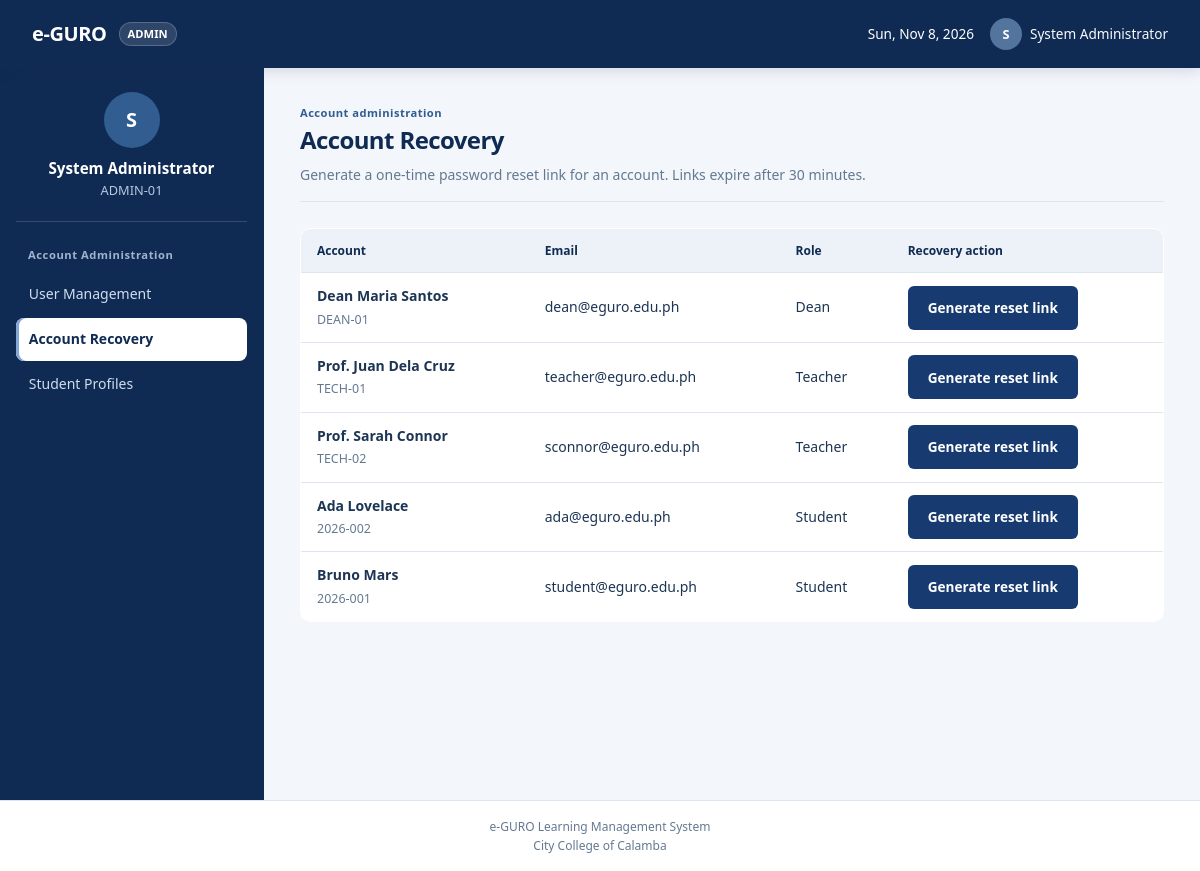
The page /admin/recover_accounts.php (signed in) on the database its author committed.
### tables this page shows
CREATE TABLE IF NOT EXISTS `users` (
    `id` INT AUTO_INCREMENT PRIMARY KEY,
    `user_code` VARCHAR(50) NOT NULL UNIQUE,
    `full_name` VARCHAR(150) NOT NULL,
    `email` VARCHAR(150) NOT NULL UNIQUE,
    `password` VARCHAR(255) NOT NULL,
    `role` ENUM('admin', 'dean', 'teacher', 'student') NOT NULL,
    `created_at` DATETIME DEFAULT CURRENT_TIMESTAMP
);

### includes/functions.php (called while the page is built, shortened)
<?php
function e($value): string
{
    return htmlspecialchars((string) $value, ENT_QUOTES, 'UTF-8');
}

### includes/auth.php (called while the page is built, shortened)
<?php
function current_user(): ?array
{
    if (!empty($_SESSION['user'])) {
        return $_SESSION['user'];
    }
    return null;
}
function require_login(): array
{
    $user = current_user();
    return $user;
}
function require_role(string $role): array
{
    return requireRole($role);
}
function requireRole(string $role): array
{
    $user = require_login();
    return $user;
}

### admin/recover_accounts.php (the view, shortened to what this page needs)
<?php
require_once __DIR__ . '/../includes/auth.php';
require_once __DIR__ . '/../includes/functions.php';
$user = require_role('admin');
$pdo = Database::connect();
$stmt = $pdo->prepare(
    'SELECT id, user_code, full_name, email, role
     FROM users
     WHERE id <> ?
     ORDER BY role, full_name'
);
$stmt->execute([$user['id']]);
$accounts = $stmt->fetchAll();
$basePath = '../';
$activePage = 'recovery';
include __DIR__ . '/../includes/header.php';
include __DIR__ . '/../includes/sidebar.php';
?>
<main class="main-content">
    <div class="page-header">
        <p class="eyebrow">ACCOUNT ADMINISTRATION</p>
        <h2>Account Recovery</h2>
        <p>Generate a one-time password reset link for an account. Links expire after 30 minutes.</p>
    </div>
    <section class="account-recovery-list" aria-label="Accounts">
        <div class="table-responsive">
            <table class="data-table">
                <thead><tr><th>Account</th><th>Email</th><th>Role</th><th>Recovery action</th></tr></thead>
                <tbody>
                <?php foreach ($accounts as $account): ?>
                    <tr>
                        <td><strong><?= e($account['full_name']) ?></strong><br><span class="muted"><?= e($account['user_code']) ?></span></td>
                        <td><?= e($account['email']) ?></td>
                        <td><?= e(ucfirst($account['role'])) ?></td>
                        <td>
                            <form method="post" action="../actions/account_recovery_action.php">
                                <button class="btn btn-outline btn-sm" type="submit">Generate reset link</button>
                            </form>
                        </td>
                    </tr>
                <?php endforeach; ?>
                </tbody>
            </table>
        </div>
    </section>
</main>
<?php include __DIR__ . '/../includes/footer.php'; ?>

### includes/header.php (shortened to what this page needs)
<?php
$basePath  = $basePath ?? '../';
$user      = $user ?? current_user();
$avatarInitial = strtoupper(substr((string) ($user['name'] ?? 'U'), 0, 1));
?>
<!DOCTYPE html>
<html lang="en">
<head>
    <link rel="stylesheet" href="<?= e($basePath) ?>assets/css/style.css?v=<?= (int) filemtime(__DIR__ . '/../assets/css/style.css') ?>">
</head>
<body>
<header class="topbar">
    <div class="brand-area">
        <h1><a class="brand-home" href="<?= e($basePath) ?>index.php">e-GURO</a></h1>
        <span class="brand-badge"><?= e(strtoupper($user['role'] ?? 'LMS')) ?></span>
    </div>
    <div class="header-right">
        <span><?= e(date('D, M j, Y')) ?></span>
        <details class="profile-dropdown">
            <summary>
                <span class="user-avatar" aria-hidden="true"><?= e($avatarInitial) ?></span>
                <span><?= e($user['name'] ?? 'User') ?></span>
            </summary>
        </details>
    </div>
</header>
<div class="layout-container">

### includes/sidebar.php
<?php
$activePage   = $activePage ?? 'dashboard';
$basePath     = $basePath ?? '../';
$user         = $user ?? current_user();
$role         = strtolower($user['role'] ?? 'student');
$avatarInitial = strtoupper(substr((string) ($user['name'] ?? 'U'), 0, 1));
$classContext = $classContext ?? null;
$activeTab    = $activeTab ?? null;
$menus = [
    'admin' => [
        'Account Administration' => [
            'accounts' => ['User Management', $basePath . 'admin/dashboard.php'],
            'recovery' => ['Account Recovery', $basePath . 'admin/recover_accounts.php'],
            'student-profiles' => ['Student Profiles', $basePath . 'admin/student_profiles.php'],
        ]
    ],
    'dean' => [
        'School Communications' => [
            'announcements' => ['Announcements', $basePath . 'admin/manage_announcements.php'],
            'calendar' => ['School Events', $basePath . 'admin/calendar.php'],
        ]
    ],
    'teacher' => [
        'Teacher Management' => [
            'dashboard' => ['Overview',          $basePath . 'teacher/dashboard.php'],
            'classes'   => ['My Classes',        $basePath . 'teacher/my-classes.php'],
            'students'  => ['Student List',      $basePath . 'teacher/students.php'],
            'calendar'  => ['Academic Calendar', $basePath . 'teacher/calendar.php'],
            'assignments' => ['Assignments', $basePath . 'teacher/assignments.php'],
            'quizzes' => ['Quiz Builder', $basePath . 'teacher/quizzes.php'],
            'materials' => ['Learning Materials', $basePath . 'teacher/learning-materials.php'],
            'profile' => ['My Profile', $basePath . 'teacher/teacher-profile.php'],
            'settings' => ['Settings', $basePath . 'teacher/settings.php'],
        ]
    ],
    'student' => [
        'Academic Core' => [
            'dashboard'    => ['Dashboard',      'dashboard.php'],
            'todo'         => ['To Do List',     'todo.php'],
            'my-class'     => ['My Classes',     'my-class.php'],
            'quizzes'      => ['Quizzes',        'quizzes.php'],
            'grade-report' => ['Grade Report',   'grade-report.php'],
        ],
        'Information & Resources' => [
            'student-info' => ['Student Profile', 'student-info.php'],
            'calendar'     => ['Calendar',        'calendar.php'],
            'oer'          => ['OER Library',     'oer.php'],
            'privacy'      => ['Privacy Policy',  'privacy.php'],
        ]
    ]
];
$currentMenu = $menus[$role] ?? $menus['student'];
?>
<nav class="sidebar" aria-label="<?= e(ucfirst($role)) ?> navigation">
    <div class="sidebar-profile">
        <span class="user-avatar user-avatar-large" aria-hidden="true"><?= e($avatarInitial) ?></span>
        <h3><?= e($user['name'] ?? 'User Name') ?></h3>
        <p><?= e($user['student_id'] ?? $user['user_code'] ?? 'ID: 2026-0001') ?></p>
    </div>
    <?php if ($role === 'student' && $classContext): ?>
        <div class="sidebar-back-link">
            <a href="dashboard.php" class="btn-sidebar-back">Back to Dashboard</a>
        </div>
        <div class="nav-section-title">
            <?= e($classContext['subject']) ?>
            <span class="nav-section-subtitle"><?= e($classContext['section']) ?></span>
        </div>
        <ul>
            <?php
            $classTabs = [
                'overview'      => 'Course Overview',
                'lessons'       => 'Lessons',
                'assessments'   => 'Assessments',
                'progress'      => 'Progress',
                'colleagues'    => 'Classmates',
                'announcements' => 'Announcements',
            ];
            foreach ($classTabs as $tabKey => $tabLabel):
            ?>
                <li>
                    <a href="class-details.php?id=<?= (int) $classContext['id'] ?>&tab=<?= $tabKey ?>"
                       class="<?= ($activeTab ?? ($_GET['tab'] ?? 'overview')) === $tabKey ? 'active' : '' ?>"
                       <?= ($activeTab ?? ($_GET['tab'] ?? 'overview')) === $tabKey ? 'aria-current="page"' : '' ?>>
                        <span><?= e($tabLabel) ?></span>
                    </a>
                </li>
            <?php endforeach; ?>
        </ul>
        <div class="nav-section-title">Quick Links</div>
        <ul>
            <li><a href="my-class.php"><span>All Classes</span></a></li>
            <li><a href="todo.php"><span>To Do List</span></a></li>
            <li><a href="grade-report.php"><span>Grade Report</span></a></li>
        </ul>
    <?php else: ?>
        <?php foreach ($currentMenu as $sectionTitle => $items): ?>
            <div class="nav-section-title"><?= e($sectionTitle) ?></div>
            <ul>
                <?php foreach ($items as $key => [$label, $href]): ?>
                    <li>
                        <a href="<?= e($href) ?>" class="<?= $key === $activePage ? 'active' : '' ?>"
                           <?= $key === $activePage ? 'aria-current="page"' : '' ?>>
                            <span><?= e($label) ?></span>
                        </a>
                    </li>
                <?php endforeach; ?>
            </ul>
        <?php endforeach; ?>
    <?php endif; ?>
</nav>

### includes/footer.php (shortened to what this page needs)
</div>
<footer class="site-footer">
    <p>e-GURO Learning Management System</p>
    <p>City College of Calamba</p>
</footer>
</body>
</html>

### rows shown on the page
users: full_name "Dean Maria Santos", user_code "DEAN-01", email "dean@eguro.edu.ph", role "Dean"
users: full_name "Prof. Juan Dela Cruz", user_code "TECH-01", email "teacher@eguro.edu.ph", role "Teacher"
users: full_name "Prof. Sarah Connor", user_code "TECH-02", email "sconnor@eguro.edu.ph", role "Teacher"
users: full_name "Ada Lovelace", user_code "2026-002", email "ada@eguro.edu.ph", role "Student"
users: full_name "Bruno Mars", user_code "2026-001", email "student@eguro.edu.ph", role "Student"

### other values the page prints
$user['role'] "ADMIN"
$avatarInitial "S"
$user['name'] "System Administrator"
$user['student_id'] "ADMIN-01"
$sectionTitle "Account Administration"
$label "User Management"
$label "Account Recovery"
$label "Student Profiles"
